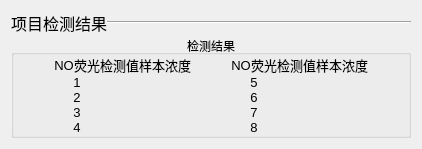
            <widget class="QWidget" name="page_2">
             <layout class="QGridLayout" name="gridLayout_6">
              <item row="0" column="0">
               <layout class="QVBoxLayout" name="verticalLayout_4" stretch="1,30">
                <property name="spacing">
                 <number>0</number>
                </property>
                <item>
                 <layout class="QHBoxLayout" name="horizontalLayout_20" stretch="1,24">
                  <property name="spacing">
                   <number>0</number>
                  </property>
                  <item>
                   <widget class="QLabel" name="label_17">
                    <property name="font">
                     <font>
                      <pointsize>12</pointsize>
                     </font>
                    </property>
                    <property name="text">
                     <string>项目检测结果</string>
                    </property>
                   </widget>
                  </item>
                  <item>
                   <widget class="Line" name="proMainLine">
                    <property name="styleSheet">
                     <string notr="true"/>
                    </property>
                    <property name="orientation">
                     <enum>Qt::Horizontal</enum>
                    </property>
                   </widget>
                  </item>
                 </layout>
                </item>
                <item>
                 <widget class="QGroupBox" name="groupMain2">
                  <property name="title">
                   <string>检测结果</string>
                  </property>
                  <property name="alignment">
                   <set>Qt::AlignCenter</set>
                  </property>
                  <layout class="QGridLayout" name="gridLayout_2">
                   <property name="leftMargin">
                    <number>0</number>
                   </property>
                   <property name="topMargin">
                    <number>0</number>
                   </property>
                   <property name="rightMargin">
                    <number>0</number>
                   </property>
                   <property name="bottomMargin">
                    <number>0</number>
                   </property>
                   <property name="spacing">
                    <number>0</number>
                   </property>
                   <item row="0" column="0">
                    <layout class="QHBoxLayout" name="horizontalLayout_14" stretch="1,3,1,3,1">
                     <item>
                      <spacer name="horizontalSpacer_6">
                       <property name="orientation">
                        <enum>Qt::Horizontal</enum>
                       </property>
                       <property name="sizeHint" stdset="0">
                        <size>
                         <width>40</width>
                         <height>20</height>
                        </size>
                       </property>
                      </spacer>
                     </item>
                     <item>
                      <layout class="QVBoxLayout" name="verticalLayout_2">
                       <item>
                        <layout class="QHBoxLayout" name="horizontalLayout_4">
                         <item>
                          <widget class="QLabel" name="label_10">
                           <property name="font">
                            <font>
                             <pointsize>10</pointsize>
                            </font>
                           </property>
                           <property name="text">
                            <string>NO</string>
                           </property>
                           <property name="alignment">
                            <set>Qt::AlignCenter</set>
                           </property>
                          </widget>
                         </item>
                         <item>
                          <widget class="QLabel" name="label_13">
                           <property name="font">
                            <font>
                             <pointsize>10</pointsize>
                            </font>
                           </property>
                           <property name="text">
                            <string>荧光检测值</string>
                           </property>
                           <property name="alignment">
                            <set>Qt::AlignCenter</set>
                           </property>
                          </widget>
                         </item>
                         <item>
                          <widget class="QLabel" name="label_14">
                           <property name="font">
                            <font>
                             <pointsize>10</pointsize>
                            </font>
                           </property>
                           <property name="text">
                            <string>样本浓度</string>
                           </property>
                           <property name="alignment">
                            <set>Qt::AlignCenter</set>
                           </property>
                          </widget>
                         </item>
                        </layout>
                       </item>
                       <item>
                        <layout class="QHBoxLayout" name="horizontalLayout_5">
                         <item>
                          <widget class="QLabel" name="labelMain1">
                           <property name="font">
                            <font>
                             <pointsize>10</pointsize>
                            </font>
                           </property>
                           <property name="text">
                            <string>1</string>
                           </property>
                           <property name="alignment">
                            <set>Qt::AlignCenter</set>
                           </property>
                          </widget>
                         </item>
                         <item>
                          <widget class="QLabel" name="labelTube1">
                           <property name="text">
                            <string/>
                           </property>
                           <property name="alignment">
                            <set>Qt::AlignCenter</set>
                           </property>
                          </widget>
                         </item>
                         <item>
                          <widget class="QLabel" name="labelSam1">
                           <property name="text">
                            <string/>
                           </property>
                           <property name="alignment">
                            <set>Qt::AlignCenter</set>
                           </property>
                          </widget>
                         </item>
                        </layout>
                       </item>
                       <item>
                        <layout class="QHBoxLayout" name="horizontalLayout_10">
                         <item>
                          <widget class="QLabel" name="labelMain2">
                           <property name="font">
                            <font>
                             <pointsize>10</pointsize>
                            </font>
                           </property>
                           <property name="text">
                            <string>2</string>
                           </property>
                           <property name="alignment">
                            <set>Qt::AlignCenter</set>
                           </property>
                          </widget>
                         </item>
                         <item>
                          <widget class="QLabel" name="labelTube2">
                           <property name="text">
                            <string/>
                           </property>
                           <property name="alignment">
                            <set>Qt::AlignCenter</set>
                           </property>
                          </widget>
                         </item>
                         <item>
                          <widget class="QLabel" name="labelSam2">
                           <property name="text">
                            <string/>
                           </property>
                           <property name="alignment">
                            <set>Qt::AlignCenter</set>
                           </property>
                          </widget>
                         </item>
                        </layout>
                       </item>
                       <item>
                        <layout class="QHBoxLayout" name="horizontalLayout_11">
                         <item>
                          <widget class="QLabel" name="labelMain3">
                           <property name="font">
                            <font>
                             <pointsize>10</pointsize>
                            </font>
                           </property>
                           <property name="text">
                            <string>3</string>
                           </property>
                           <property name="alignment">
                            <set>Qt::AlignCenter</set>
                           </property>
                          </widget>
                         </item>
                         <item>
                          <widget class="QLabel" name="labelTube3">
                           <property name="text">
                            <string/>
                           </property>
                           <property name="alignment">
                            <set>Qt::AlignCenter</set>
                           </property>
                          </widget>
                         </item>
                         <item>
                          <widget class="QLabel" name="labelSam3">
                           <property name="text">
                            <string/>
                           </property>
                           <property name="alignment">
                            <set>Qt::AlignCenter</set>
                           </property>
                          </widget>
                         </item>
                        </layout>
                       </item>
                       <item>
                        <layout class="QHBoxLayout" name="horizontalLayout_12">
                         <item>
                          <widget class="QLabel" name="labelMain4">
                           <property name="font">
                            <font>
                             <pointsize>10</pointsize>
                            </font>
                           </property>
                           <property name="text">
                            <string>4</string>
                           </property>
                           <property name="alignment">
                            <set>Qt::AlignCenter</set>
                           </property>
                          </widget>
                         </item>
                         <item>
                          <widget class="QLabel" name="labelTube4">
                           <property name="text">
                            <string/>
                           </property>
                           <property name="alignment">
                            <set>Qt::AlignCenter</set>
                           </property>
                          </widget>
                         </item>
                         <item>
                          <widget class="QLabel" name="labelSam4">
                           <property name="text">
                            <string/>
                           </property>
                           <property name="alignment">
                            <set>Qt::AlignCenter</set>
                           </property>
                          </widget>
                         </item>
                        </layout>
                       </item>
                      </layout>
                     </item>
                     <item>
                      <spacer name="horizontalSpacer_5">
                       <property name="orientation">
                        <enum>Qt::Horizontal</enum>
                       </property>
                       <property name="sizeHint" stdset="0">
                        <size>
                         <width>40</width>
                         <height>20</height>
                        </size>
                       </property>
                      </spacer>
                     </item>
                     <item>
                      <layout class="QVBoxLayout" name="verticalLayout">
                       <item>
                        <layout class="QHBoxLayout" name="horizontalLayout_13">
                         <item>
                          <widget class="QLabel" name="label_11">
                           <property name="font">
                            <font>
                             <pointsize>10</pointsize>
                            </font>
                           </property>
                           <property name="text">
                            <string>NO</string>
                           </property>
                           <property name="alignment">
                            <set>Qt::AlignCenter</set>
                           </property>
                          </widget>
                         </item>
                         <item>
                          <widget class="QLabel" name="label_16">
                           <property name="font">
                            <font>
                             <pointsize>10</pointsize>
                            </font>
                           </property>
                           <property name="text">
                            <string>荧光检测值</string>
                           </property>
                           <property name="alignment">
                            <set>Qt::AlignCenter</set>
                           </property>
                          </widget>
                         </item>
                         <item>
                          <widget class="QLabel" name="label_15">
                           <property name="font">
                            <font>
                             <pointsize>10</pointsize>
                            </font>
                           </property>
                           <property name="text">
                            <string>样本浓度</string>
                           </property>
                           <property name="alignment">
                            <set>Qt::AlignCenter</set>
                           </property>
                          </widget>
                         </item>
                        </layout>
                       </item>
                       <item>
                        <layout class="QHBoxLayout" name="horizontalLayout_15">
                         <item>
                          <widget class="QLabel" name="labelMain5">
                           <property name="font">
                            <font>
                             <pointsize>10</pointsize>
                            </font>
                           </property>
                           <property name="text">
                            <string>5</string>
                           </property>
                           <property name="alignment">
                            <set>Qt::AlignCenter</set>
                           </property>
                          </widget>
                         </item>
                         <item>
                          <widget class="QLabel" name="labelTube5">
                           <property name="text">
                            <string/>
                           </property>
                           <property name="alignment">
                            <set>Qt::AlignCenter</set>
                           </property>
                          </widget>
                         </item>
                         <item>
                          <widget class="QLabel" name="labelSam5">
                           <property name="text">
                            <string/>
                           </property>
                           <property name="alignment">
                            <set>Qt::AlignCenter</set>
                           </property>
                          </widget>
                         </item>
                        </layout>
                       </item>
                       <item>
                        <layout class="QHBoxLayout" name="horizontalLayout_16">
                         <item>
                          <widget class="QLabel" name="labelMain6">
                           <property name="font">
                            <font>
                             <pointsize>10</pointsize>
                            </font>
                           </property>
                           <property name="text">
                            <string>6</string>
                           </property>
                           <property name="alignment">
                            <set>Qt::AlignCenter</set>
                           </property>
                          </widget>
                         </item>
                         <item>
                          <widget class="QLabel" name="labelTube6">
                           <property name="text">
                            <string/>
                           </property>
                           <property name="alignment">
                            <set>Qt::AlignCenter</set>
                           </property>
                          </widget>
                         </item>
                         <item>
                          <widget class="QLabel" name="labelSam6">
                           <property name="text">
                            <string/>
                           </property>
                           <property name="alignment">
                            <set>Qt::AlignCenter</set>
                           </property>
                          </widget>
                         </item>
                        </layout>
                       </item>
                       <item>
                        <layout class="QHBoxLayout" name="horizontalLayout_17">
                         <item>
                          <widget class="QLabel" name="labelMain7">
                           <property name="font">
                            <font>
                             <pointsize>10</pointsize>
                            </font>
                           </property>
                           <property name="text">
                            <string>7</string>
                           </property>
                           <property name="alignment">
                            <set>Qt::AlignCenter</set>
                           </property>
                          </widget>
                         </item>
                         <item>
                          <widget class="QLabel" name="labelTube7">
                           <property name="text">
                            <string/>
                           </property>
                           <property name="alignment">
                            <set>Qt::AlignCenter</set>
                           </property>
                          </widget>
                         </item>
                         <item>
                          <widget class="QLabel" name="labelSam7">
                           <property name="text">
                            <string/>
                           </property>
                           <property name="alignment">
                            <set>Qt::AlignCenter</set>
                           </property>
                          </widget>
                         </item>
                        </layout>
                       </item>
                       <item>
                        <layout class="QHBoxLayout" name="horizontalLayout_18">
                         <item>
                          <widget class="QLabel" name="labelMain8">
                           <property name="font">
                            <font>
                             <pointsize>10</pointsize>
                            </font>
                           </property>
                           <property name="text">
                            <string>8</string>
                           </property>
                           <property name="alignment">
                            <set>Qt::AlignCenter</set>
                           </property>
                          </widget>
                         </item>
                         <item>
                          <widget class="QLabel" name="labelTube8">
                           <property name="text">
                            <string/>
                           </property>
                           <property name="alignment">
                            <set>Qt::AlignCenter</set>
                           </property>
                          </widget>
                         </item>
                         <item>
                          <widget class="QLabel" name="labelSam8">
                           <property name="text">
                            <string/>
                           </property>
                           <property name="alignment">
                            <set>Qt::AlignCenter</set>
                           </property>
                          </widget>
                         </item>
                        </layout>
                       </item>
                      </layout>
                     </item>
                     <item>
                      <spacer name="horizontalSpacer_7">
                       <property name="orientation">
                        <enum>Qt::Horizontal</enum>
                       </property>
                       <property name="sizeHint" stdset="0">
                        <size>
                         <width>40</width>
                         <height>20</height>
                        </size>
                       </property>
                      </spacer>
                     </item>
                    </layout>
                   </item>
                  </layout>
                 </widget>
                </item>
               </layout>
              </item>
             </layout>
            </widget>
